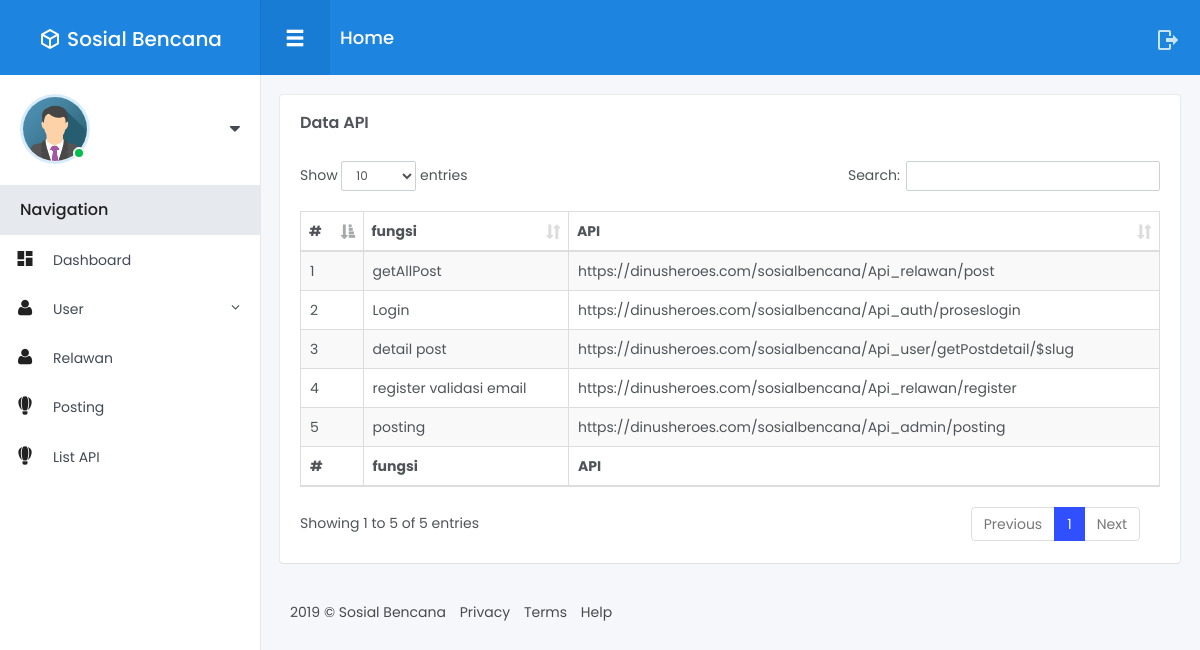
/index.php/admin/listAPI, run on an earlier commit of the app's database.
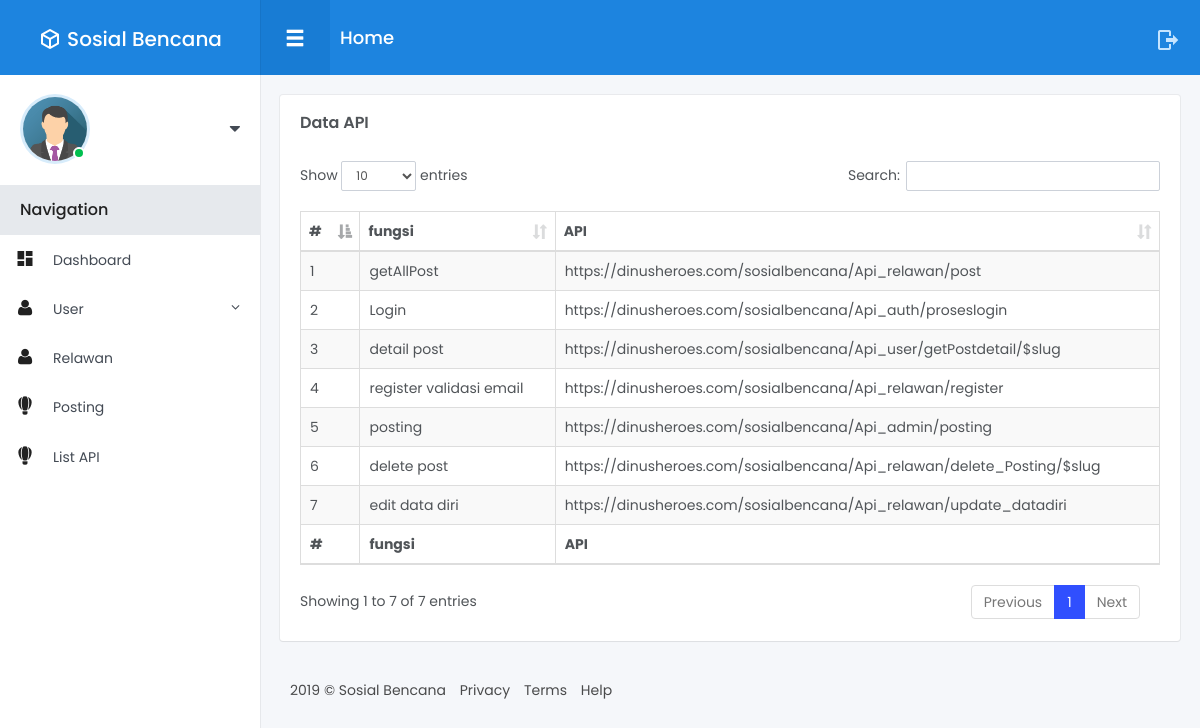
And on a later commit of the database.
### tables this page shows
CREATE TABLE `list_api` (
  `id` int(11) NOT NULL,
  `fungsi` varchar(50) NOT NULL,
  `api` varchar(250) NOT NULL
);

### application/controllers/Admin.php (called while the page is built, shortened)
<?php
class Admin extends CI_Controller {
	public function __construct()
	{
		$this->load->model('Admin_model');
		$this->load->model('Jumlah_model');
    }
    public function listAPI()
    {
        $data=array(
            'api'=>$this->Admin_model->get('list_api')
        );
        $this->load->view('Admin/listapi',$data);
    }
}

### index.php (called while the page is built, shortened)
<?php
require_once BASEPATH.'core/CodeIgniter.php';

### application/models/Admin_model.php (called while the page is built, shortened)
<?php
class Admin_model extends CI_Model {
    public function get($table)
    {
        $this->db->select('*');
        $this->db->from($table);
        return $this->db->get()->result_array();
    }
}

### application/views/Admin/listapi.php (the view, shortened to what this page needs)
<!DOCTYPE html>
<html lang="en">
<head>
</head>
<body>
<div class="main-menu">
	<header class="header">
	</header>
	<div class="content">
	</div>
</div>
<div class="fixed-navbar">
</div>
<div id="wrapper">
	<div class="main-content">
		<div class="row small-spacing">
            <div class="col-lg-12">
				<div class="box-content">
					<h4 class="box-title">Data API</h4>
					<table id="example" class="table table-striped table-bordered display" style="width:100%">
						<thead>
							<tr>
								<th>#</th>
								<th>fungsi</th>
								<th>API</th>
							</tr>
						</thead>
						<tfoot>
							<tr>
                                <th>#</th>
								<th>fungsi</th>
								<th>API</th>
							</tr>
						</tfoot>
						<tbody>
							<?php
							$no = 1;
							foreach($api as $api) {
							?>
							<tr>
								<td><?php echo $no++; ?></td>
								<td><?php echo $api['fungsi']; ?></td>
								<td><?php echo $api['api']; ?></td>
                            </tr>
							<?php } ?>
                        </tbody>
					</table>
				</div>
			</div>
		</div>
		<footer class="footer">
		</footer>
	</div>
</div>
</body>
</html>

What changed in the data, as far as the page shows it:
added list_api: fungsi "delete post", api "https://dinusheroes.com/sosialbencana/Api_relawan/delete_Posting/$slug"
added list_api: fungsi "edit data diri", api "https://dinusheroes.com/sosialbencana/Api_relawan/update_datadiri"
Also different on the page:
text written by a page script: "Show entries Search: Showing 1 to 5 of 5 entries Previous 1 Next" → "Show entries Search: Showing 1 to 7 of 7 entries Previous 1 Next"
